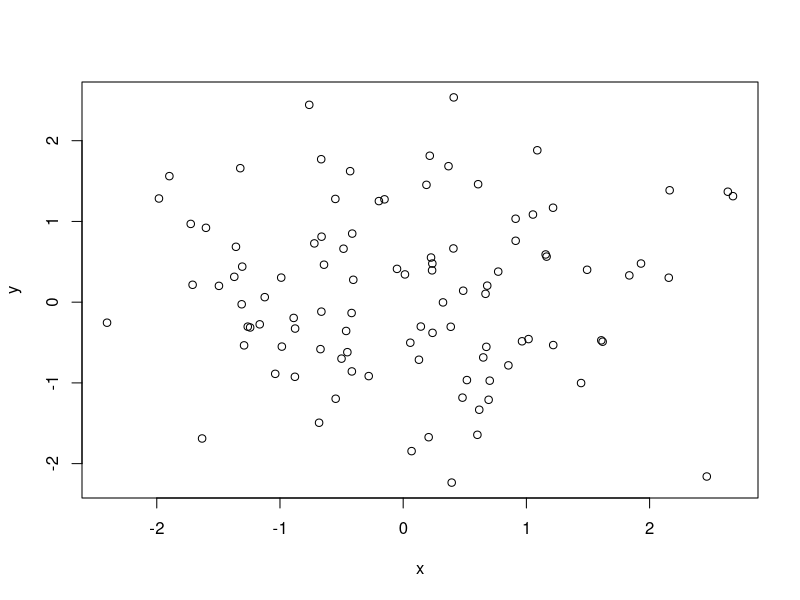
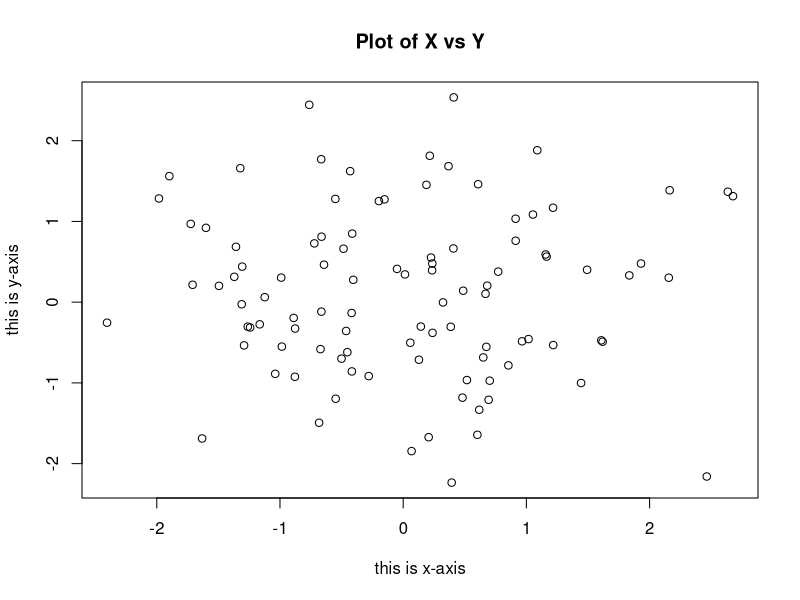

Recreate these plots in R, in order. (Note: this script raises an error after producing the figures.)
# Create a vector
x <- c(1, 3, 2, 5)
x
# Can use = instead of <-
y = c(1, 4, 3, 9)
# Length and other operations on vectors
length(x)
length(y)
x+y
# Finding all objects in workspace
ls()
# Remove some of the objects
rm(x)
rm(list=ls())
ls()
# Help function
?matrix
# Create Matrix
x=matrix(data=c(1, 2, 3, 4), nrow=2, ncol=2)
x
# Same as above
x=matrix(c(1, 2, 3, 4), 2, 2)
# Default fills the matrix in column order, pass byrow=TRUE to enable row order
matrix(c(1, 2, 3, 4), 2, 2, byrow=TRUE)
# Operations on matrix
sqrt(x)
x^2
# Random number generators
x=rnorm(50)
y=x+rnorm(50, mean=50, sd=0.1)
cor(x, y)
# Setting seed for random number generation. This produces same set of random numbers
set.seed(134)
rnorm(60)
# More vector operations: Mean, Variance
set.seed(3)
y=rnorm(100)
mean(y)
var(y)
sqrt(var(y))
sd(y)
# Sequences
x=seq(1, 10)
x
x=1:10
x
x=seq(-pi, pi, length=50)
x

# Graphics: R has some of best plotting support
x=rnorm(100)
y=rnorm(100)
plot(x, y)
plot(x, y, xlab="this is x-axis", ylab="this is y-axis", main="Plot of X vs Y")
# Savinf plot output
# We can use 'export' menu in the Plot window
pdf("Figure.pdf")
plot(x, y, col="green")
dev.off()
# More sophisticated plots
?contour
y=x
f=outer(x, y, function(x, y) cos(x)/(1+x^2))
contour(x, y, f)
contour(x, y, f, nlevels=45, add=T)
fa=(f-t(f))/2
contour(x, y, fa, nlevels=15)
?image
image(x, y, fa)
?persp
persp(x, y, fa)
persp(x, y, fa, theta=30)
persp(x, y, fa, theta=30, phi=20)
persp(x, y, fa, theta=30, phi=70)
persp(x, y, fa, theta=30, phi=40)

# Indexing data
A=matrix(1:16, 4, 4)
A
A[2, 3]
A[c(1, 3), c(2, 4)]
A[1:3, 2:4]
A[1:2, ]
A[, 1:2]
A[1, ]
# Negative index
A[-c(1, 3), ]
A[-c(1, 3), -c(1, 3, 4)]
# Dimensions
dim(A)
